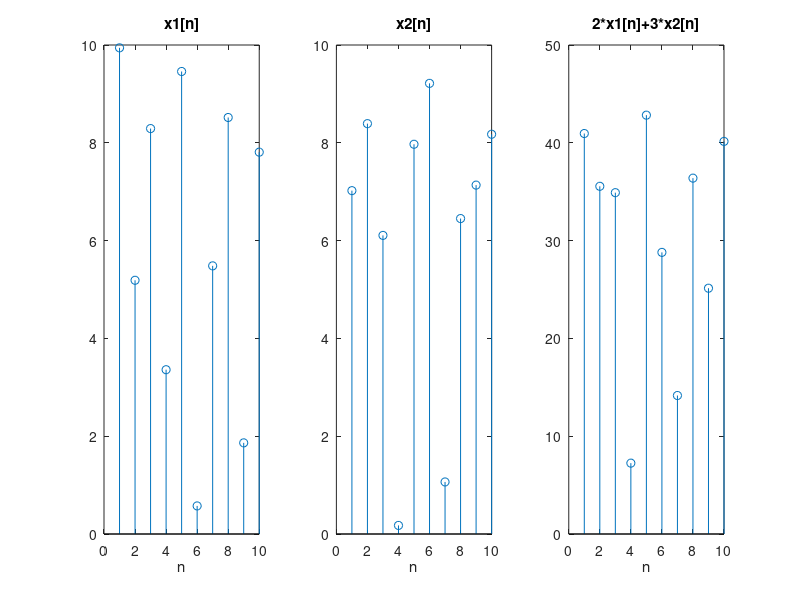

Write the MATLAB code that produced this figure. (Note: this script raises an error after producing the figure.)
clear;
% linearity test
% check T{Ax1[n]+Bx2[n]}=A*T{x1[n]}+ B*T{x2[n]}
x1=10*rand(1,10);x2=10*rand(1,10);
figure(1)%input
subplot(1,3,1),stem(x1),xlabel('n'),title('x1[n]');
subplot(1,3,2),stem(x2),xlabel('n'),title('x2[n]');
subplot(1,3,3),stem(2*x1+3*x2),xlabel('n'),title('2*x1[n]+3*x2[n]');

figure(2)%linearity test
orient('tall')
sgtitle('linearity test')
% bbox1
subplot(3,2,1),stem(2*bbox1(x1)+3*bbox1(x2)),xlabel('n'),title('2*bbox1(x1)+3*bbox1(x2)');
subplot(3,2,2),stem(bbox1(2*x1+3*x2)),xlabel('n'),title('bbox1(2*x1+3*x2)');
% bbox2
subplot(3,2,3),stem(2*bbox2(x1)+3*bbox2(x2)),xlabel('n'),title('2*bbox2(x1)+3*bbox2(x2)');
subplot(3,2,4),stem(bbox2(2*x1+3*x2)),xlabel('n'),title('bbox2(2*x1+3*x2)');
% bbox3
subplot(3,2,5),stem(2*bbox3(x1)+3*bbox3(x2)),xlabel('n'),title('2*bbox3(x1)+3*bbox3(x2)');
subplot(3,2,6),stem(bbox3(2*x1+3*x2)),xlabel('n'),title('bbox3(2*x1+3*x2)');






